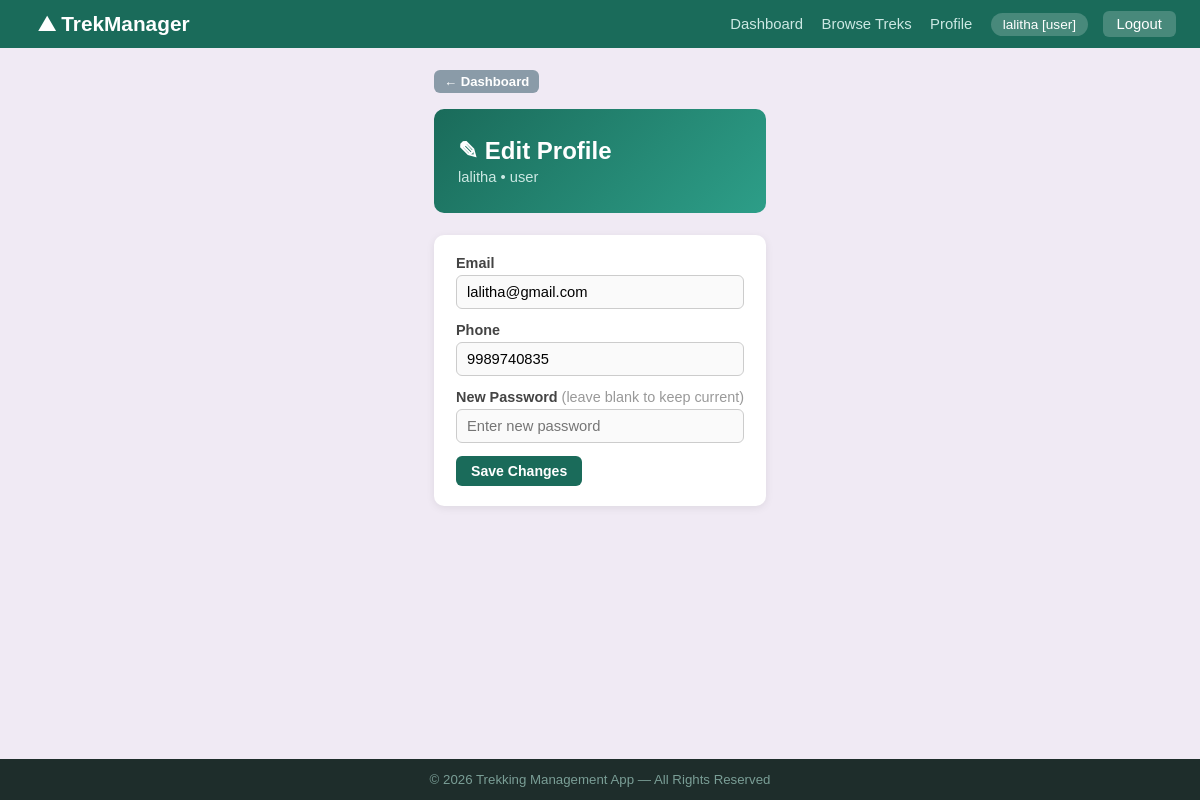
Page /user/profile (signed in) on the committed database.
### models.py (models this page shows, shortened)
class User(db.Model):
    __tablename__ = 'users'
    id               = db.Column(db.Integer, primary_key=True)
    username         = db.Column(db.String(80), unique=True, nullable=False)
    email            = db.Column(db.String(120), unique=True, nullable=False)
    password         = db.Column(db.String(200), nullable=False)
    role             = db.Column(db.String(20), nullable=False, default='user')   # admin / staff / user
    status           = db.Column(db.String(20), nullable=False, default='active') # active / blacklisted
    approval_status  = db.Column(db.String(20), nullable=True, default='pending') # pending / approved / blacklisted
    phone            = db.Column(db.String(20), nullable=True)
    created_at       = db.Column(db.DateTime, default=datetime.utcnow)
    bookings = db.relationship('Booking', backref='user', lazy=True)

### app.py (the view, shortened to what this page needs)
@app.route('/user/profile', methods=['GET', 'POST'])
def user_profile():
    user = get_current_user()
    if not user or user.role != 'user':
        flash('Access denied.', 'danger')
        return redirect(url_for('login'))
    return render_template('user/profile.html', user=user)

### app.py (called while the page is built)
def get_current_user():
    if 'user_id' in session:
        return User.query.get(session['user_id'])
    return None

@app.context_processor
def inject_user():
    return dict(current_user=get_current_user)

### templates/user/profile.html (shortened to what this page needs)
{% extends 'base.html' %}
{% block bodyclass %}bg-profile{% endblock %}
{% block content %}
<div class="container">
    <div style="margin-bottom:16px;">
        <a href="{{ url_for('user_dashboard') }}" class="btn btn-grey btn-sm">&larr; Dashboard</a>
    </div>
    <div style="background: linear-gradient(135deg, #1a6b5a, #2d9e88); border-radius: 10px; padding: 28px 24px; color: #fff; margin-bottom: 22px;">
        <h2 style="font-size:1.5em; font-weight:bold;">&#9998; Edit Profile</h2>
        <p style="color:#cce8e3; font-size:0.92em; margin-top:4px;">{{ user.username }} &bull; {{ user.role }}</p>
    </div>
    <div class="card" style="max-width:460px;">
        <form action="{{ url_for('user_profile') }}" method="post">
            <div class="form-group">
                <label for="email">Email</label>
                <input type="email" id="email" name="email" value="{{ user.email }}">
            </div>
            <div class="form-group">
                <label for="phone">Phone</label>
                <input type="text" id="phone" name="phone" value="{{ user.phone or '' }}" placeholder="Phone number">
            </div>
            <div class="form-group">
                <label for="password">New Password <span style="color:#999; font-weight:normal;">(leave blank to keep current)</span></label>
                <input type="password" id="password" name="password" placeholder="Enter new password">
            </div>
            <button type="submit" class="btn btn-green">Save Changes</button>
        </form>
    </div>
</div>
{% endblock %}

### templates/base.html (shortened to what this page needs)
<!DOCTYPE html>
<html lang="en">
<head>
</head>
<body class="{% block bodyclass %}bg-login{% endblock %}">
<nav>
    <a href="{{ url_for('index') }}" class="brand">&#9968; TrekManager</a>
    <div>
        {% if session.user_id %}
            {% set user = current_user() %}
            {% if user.role == 'admin' %}
                <a href="{{ url_for('admin_dashboard') }}">Dashboard</a>
                <a href="{{ url_for('admin_treks') }}">Treks</a>
                <a href="{{ url_for('admin_staff') }}">Staff</a>
                <a href="{{ url_for('admin_users') }}">Users</a>
                <a href="{{ url_for('admin_bookings') }}">Bookings</a>
            {% elif user.role == 'staff' %}
                <a href="{{ url_for('staff_dashboard') }}">My Treks</a>
            {% else %}
                <a href="{{ url_for('user_dashboard') }}">Dashboard</a>
                <a href="{{ url_for('user_browse_treks') }}">Browse Treks</a>
                <a href="{{ url_for('user_profile') }}">Profile</a>
            {% endif %}
            <span class="username-badge">{{ user.username }} [{{ user.role }}]</span>
            <a href="{{ url_for('logout') }}" class="logout-btn">Logout</a>
        {% else %}
            <a href="{{ url_for('login') }}">Login</a>
            <a href="{{ url_for('register') }}" class="logout-btn">Register</a>
        {% endif %}
    </div>
</nav>
{% block content %}{% endblock %}
<footer>&copy; 2026 Trekking Management App &mdash; All Rights Reserved</footer>
</body>
</html>

### templates/base.html (style rules this page uses)
* { box-sizing: border-box; margin: 0; padding: 0; }
body { font-family: Arial, sans-serif; background: #f0f4f0; color: #333; min-height: 100vh; display: flex; flex-direction: column; }
nav { background: #1a6b5a; padding: 12px 24px; display: flex; justify-content: space-between; align-items: center; }
nav .brand { color: #fff; font-size: 1.3em; font-weight: bold; text-decoration: none; }
nav a { color: #cce8e3; text-decoration: none; margin-left: 14px; font-size: 0.93em; }
nav .username-badge { background: rgba(255,255,255,0.2); color: #fff; padding: 4px 12px; border-radius: 20px; font-size: 0.85em; margin-left: 14px; }
nav .logout-btn { background: rgba(255,255,255,0.2); padding: 5px 14px; border-radius: 6px; color: #fff; margin-left: 10px; }
.container { max-width: 1100px; margin: 22px auto; padding: 0 22px; flex: 1; }
body.bg-profile { background: #f0eaf4; }
.card { background: #fff; border-radius: 10px; padding: 20px 22px; box-shadow: 0 2px 8px rgba(0,0,0,0.08); margin-bottom: 16px; }
.btn { display: inline-block; padding: 7px 15px; border: none; border-radius: 6px; cursor: pointer; font-size: 0.88em; font-weight: 600; text-decoration: none; transition: opacity 0.15s; }
.btn-green { background: #1a6b5a; color: #fff; }
.btn-grey { background: #8a9ba8; color: #fff; }
.btn-sm { padding: 4px 10px; font-size: 0.82em; }
.form-group { margin-bottom: 13px; }
.form-group label { display: block; font-weight: bold; font-size: 0.9em; margin-bottom: 4px; color: #444; }
.form-group input, .form-group select, .form-group textarea { width: 100%; padding: 8px 10px; border: 1px solid #ccc; border-radius: 6px; font-size: 0.92em; background: #fafafa; outline: none; transition: border-color 0.2s; }
footer { background: #1e2d2b; color: #7a9e96; text-align: center; padding: 13px; font-size: 0.83em; margin-top: auto; }

### rows in the picture
User: username "lalitha", role "user", email "lalitha@gmail.com", phone "9989740835"
